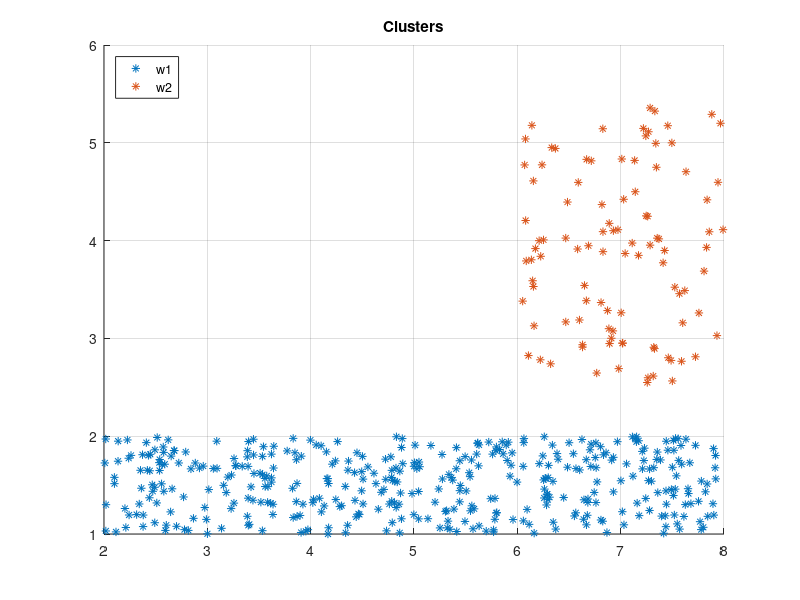
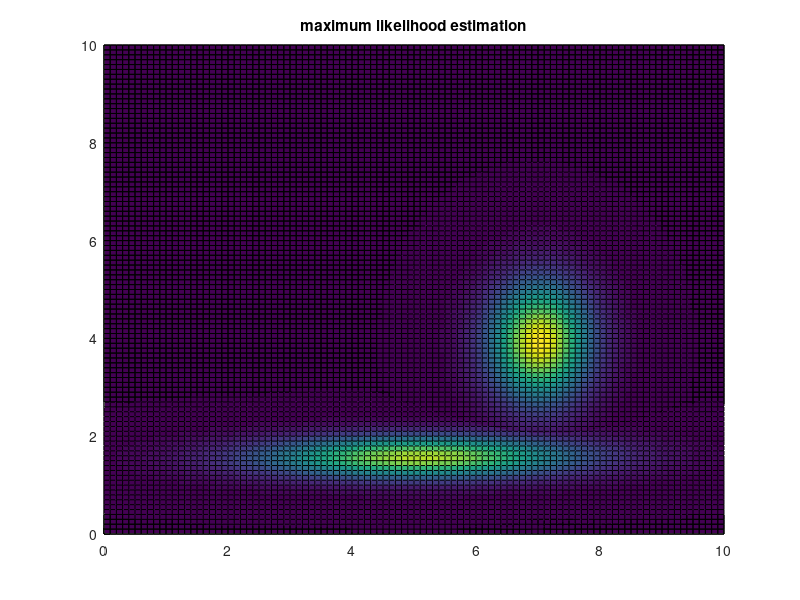
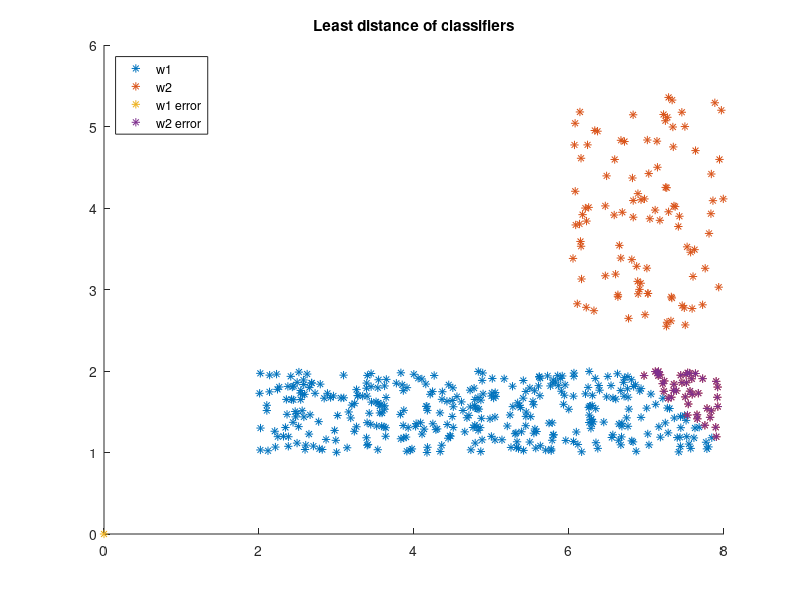
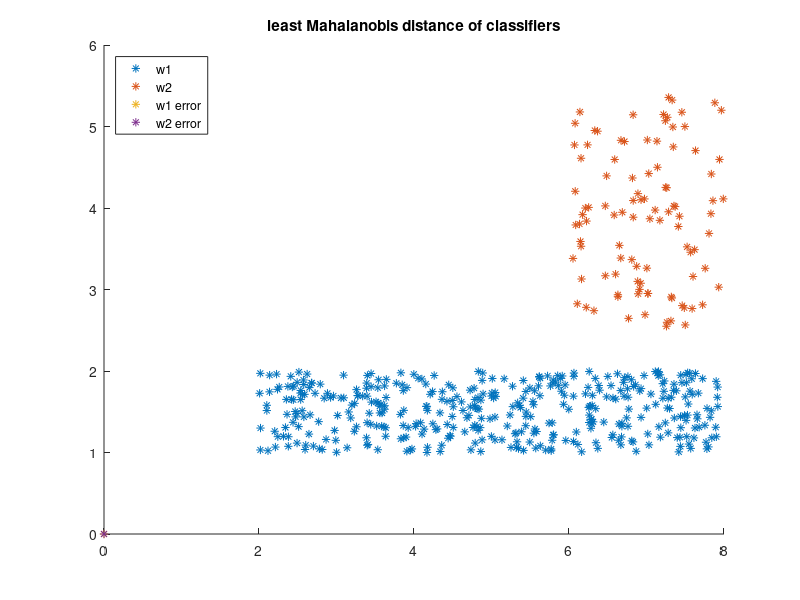

Here is the MATLAB script that generated these plots, in order:
%%Part A: Data Generation

close all;clf;clc;clear;

figure(1);
title("Clusters");
grid on;
hold on;

N1 = 400;
N2 = 100;

x1 = 2 + 6.*rand(1,N1);
x2 = 1 + 1.*rand(1,N1);
w1 = [x1;x2];

x1 = 6 + 2.*rand(1,N2);
x2 = 2.5 + 3.*rand(1,N2);
w2 = [x1;x2];


scatter(w1(1,:), w1(2,:), "*b");
scatter(w2(1,:), w2(2,:), "*r");
legend("w1","w2",'Location','northwest');

%%Part B: Bayesian Classification in 2-D Space 
figure(2);
title("maximum likelihood estimation");
hold on;

m1=mean(w1');
m2=mean(w2');

S1=(w1-ones(1,N1).*m1')*(w1-ones(1,N1).*m1')'/N1;
S2=(w2-ones(1,N2).*m2')*(w2-ones(1,N2).*m2')'/N2;

f1=0:0.1:10;
f2=0:0.1:10;

[F1,F2]=meshgrid(f1,f2);
F=[F1(:) F2(:)];

mle=mvnpdf(F,m1,S1);
mle=reshape(mle,length(f2),length(f1));
surf(f1,f2,mle)

mle=mvnpdf(F,m2,S2);
mle=reshape(mle,length(f2),length(f1));
surf(f1,f2,mle)

figure(3);
title("Least distance of classifiers");
hold on;
A=[w1 w2];

k=0;
p=0;

for i=1:(N1+N2)
    res1=norm(A(:,i)-m1');
    res2=norm(A(:,i)-m2');
    
    if(res1<res2)
        k=k+1;
        w1_new(:,k)=A(:,i);
    else
        p=p+1;
        w2_new(:,p)=A(:,i);  
    end
end  
  
scatter(w1_new(1,:), w1_new(2,:), "*b");
scatter(w2_new(1,:), w2_new(2,:), "*r");

limit=2; %% discriminant function:x2=2
m=0;
n=0;

w1_error=[0;0];
w2_error=[0;0];
for i=1:k
    if(w1_new(2,i)>limit)
        m=m+1;
        w1_error(:,m)=w1_new(:,i);
    end
end

for i=1:p
    if(w2_new(2,i)<limit)
        n=n+1;
        w2_error(:,n)=w2_new(:,i);
    end
end

error_percent=((m+n)/(N1+N2))*100;
fprintf("error percentage=: %.3d%%\n",error_percent);

scatter(w1_error(1,:), w1_error(2,:), "*m");
scatter(w2_error(1,:), w2_error(2,:), "*g");
legend("w1","w2","w1 error","w2 error",'Location','northwest');

figure(4);
title("least Mahalanobis distance of classifiers");
hold on;

P_w1=N1/N1+N2;
P_w2=N2/N1+N2;

S_m=P_w1*S1 + P_w2*S2;
S_m_inv=inv(S_m);

k=0;
p=0;

for i=1:(N1+N2)
    res1=norm((A(:,i)-m1')'*S_m_inv*(A(:,i)-m1'));
    res2=norm((A(:,i)-m2')'*S_m_inv*(A(:,i)-m2'));
    
     if(res1<res2)
        k=k+1;
        w1_m(:,k)=A(:,i);
    else
        p=p+1;
        w2_m(:,p)=A(:,i);  
    end
end  

scatter(w1_m(1,:), w1_m(2,:), "*b");
scatter(w2_m(1,:), w2_m(2,:), "*r");

m=0;
n=0;

w1_m_error=[0;0];
w2_m_error=[0;0];
for i=1:k
    if(w1_m(2,i)>limit)
        m=m+1;
        w1_m_error(:,m)=w1_m(:,i);
    end
end

for i=1:p
    if(w2_m(2,i)<limit)
        n=n+1;
        w2_m_error(:,n)=w2_m(:,i);
    end
end

error_percent=((m+n)/(N1+N2))*100;
fprintf("error percentage=: %.3d%%\n",error_percent);

scatter(w1_m_error(1,:), w1_m_error(2,:), "*m");
scatter(w2_m_error(1,:), w2_m_error(2,:), "*g");
legend("w1","w2","w1 error","w2 error",'Location','northwest');

%%b4

figure(5);
title("Bayesian classifier");
hold on;

k=0;
p=0;

S1_inv=pinv(S1);
S2_inv=pinv(S2);
for i=1:(N1+N2)
   res1=-0.5*((A(:,i)-m1')'*S1_inv*(A(:,i)-m1'))+0.5*log(det(S1))+log(P_w1);
   res2=-0.5*((A(:,i)-m2')'*S2_inv*(A(:,i)-m2'))+0.5*log(det(S2))+log(P_w2);
    
     if(res1>res2)
        k=k+1;
        w1_b(:,k)=A(:,i);
    else
        p=p+1;
        w2_b(:,p)=A(:,i);  
    end
end  

scatter(w1_b(1,:), w1_b(2,:), "*b");
scatter(w2_b(1,:), w2_b(2,:), "*r");
legend("w1","w2","Location","northwest");

